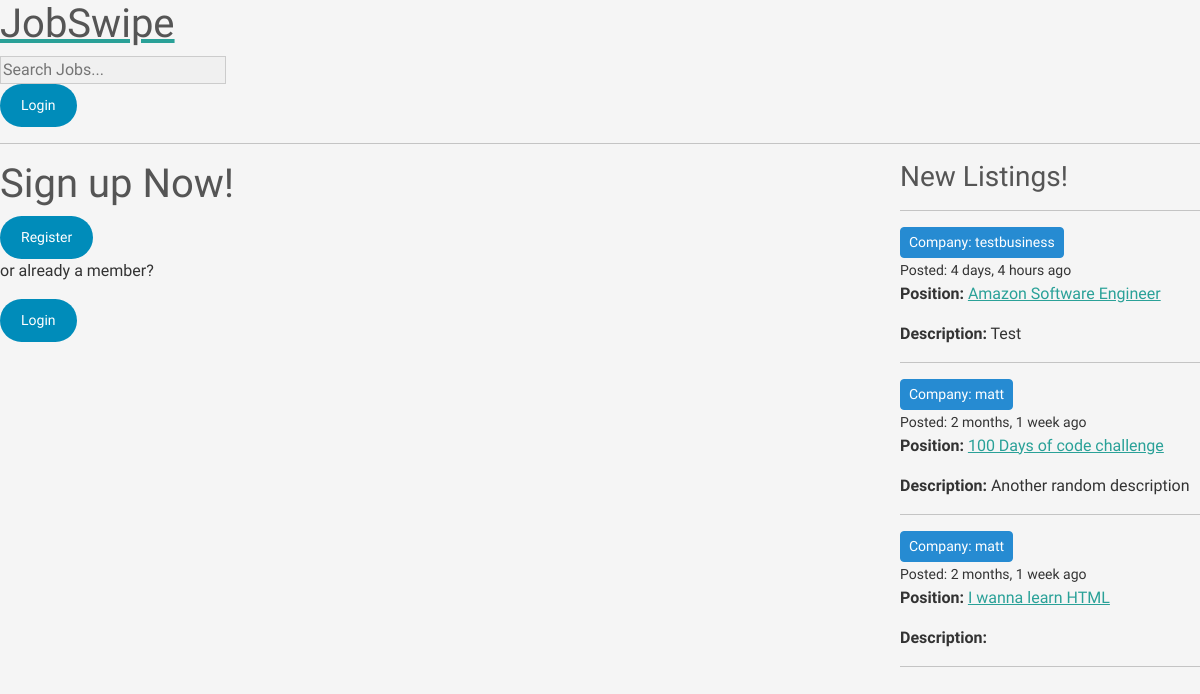
The app's page /, older data.
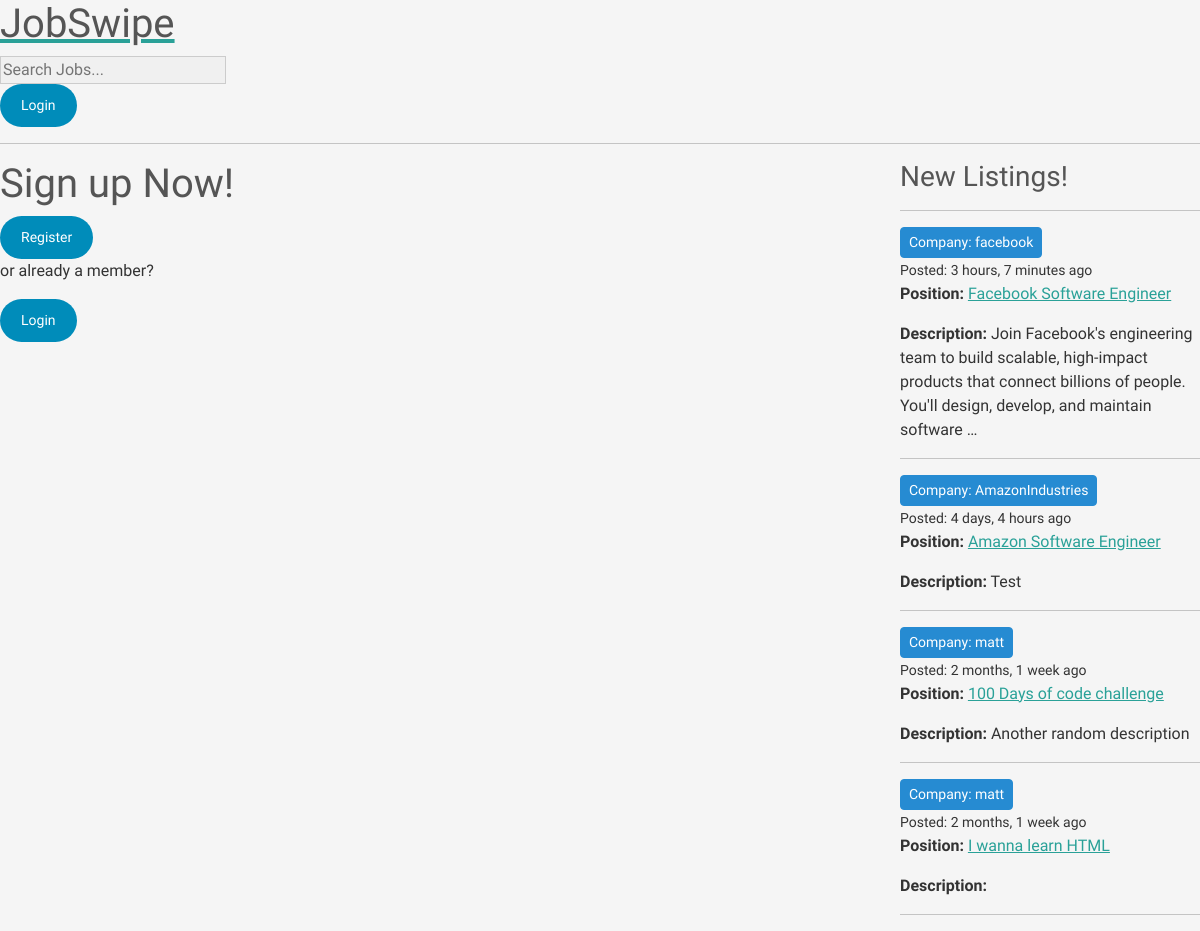
The same page, newer data.
### base/models.py (models this page shows, shortened)
class Job(models.Model):
    host = models.ForeignKey(User, on_delete=models.SET_NULL, null=True)
    field = models.ForeignKey(Field, on_delete=models.SET_NULL, null=True)
    name = models.CharField(max_length=200)
    description = models.TextField(null=True, blank=True)
    participants = models.ManyToManyField(User, related_name='participants', blank=True)
    updated = models.DateTimeField(auto_now=True)
    created = models.DateTimeField(auto_now_add=True)
    class Meta:
       ordering = ['-updated', '-created']

### base/views.py (the view)
# urls.py: path('', views.home, name="home"),
def home(request):
    q = request.GET.get('q') if request.GET.get('q') != None else ''
    jobs = Job.objects.filter(Q(field__name__icontains=q) |
                                 Q(name__icontains=q) |
                                   Q(description__icontains=q)
    )
    fields = Field.objects.all()
    job_count = jobs.count()
    job_messages = Message.objects.filter(Q(job__field__name__icontains=q))
    context = {'jobs': jobs, 'fields':fields,
               'job_count':job_count, 'job_messages': job_messages}
    return render(request, 'base/home.html', context)

### base/templates/base/home.html (shortened to what this page needs)
{% extends 'main.html' %}
{% load static %}
{% block content %}
<div class="home-container">
    <div>
        {% if user.is_authenticated %}
        {% if user.userprofile.user_type == 'business' %}
    <a href="{% url 'create-Job' %}" class="btn btn-primary">Create Job Posting</a>
        {% endif %}
        {% if user.userprofile.user_type == 'employee' %}
        {% include 'base/job_list.html' %}
        {% endif %}
        {% else %}
        <div class="applyNow">
            <h1>Sign up Now!</h1>
            <a class ="btn btn-login navbar-btn" type ="button" href="{% url 'register' %}">Register</a>
            <p> or already a member?</p>
            <a class ="btn btn-login navbar-btn" type ="button" href="{% url 'login' %}">Login</a>
        </div>
        {% endif %}
    </div>
        <div>
            {% include 'base/activity_component.html' %}
        </div>
    </div>
{% endblock content %}

### base/templates/base/activity_component.html (shortened to what this page needs)
<h3>New Listings!</h3>
<hr>
{% for job in jobs %}
<div>
    <small>
        <a class="btn btn-info btn-sm" href="{% url 'user-profile' job.host.id %}">
            Company: {{ job.host.username }}
        </a><br>
        Posted: {{ job.created|timesince }} ago
    </small>
    <p><strong>Position:</strong> <a href="{% url 'job' job.id %}">{{ job.name }}</a></p>
    <p><strong>Description:</strong> {{ job.description|truncatewords:20 }}</p>
    <hr>
</div>
{% endfor %}

Row changes from the older to the newer data that the page shows:
added Job: host.username "facebook", created "3 hours, 7 minutes", name "Facebook Software Engineer", description "Join Facebook's engineering team to build scalable, high-impact products that connect billions of people. You'll design, develop, and maintain software …"
changed through a linked row, Job "Amazon Software Engineer": host.username "testbusiness" → "AmazonIndustries"
